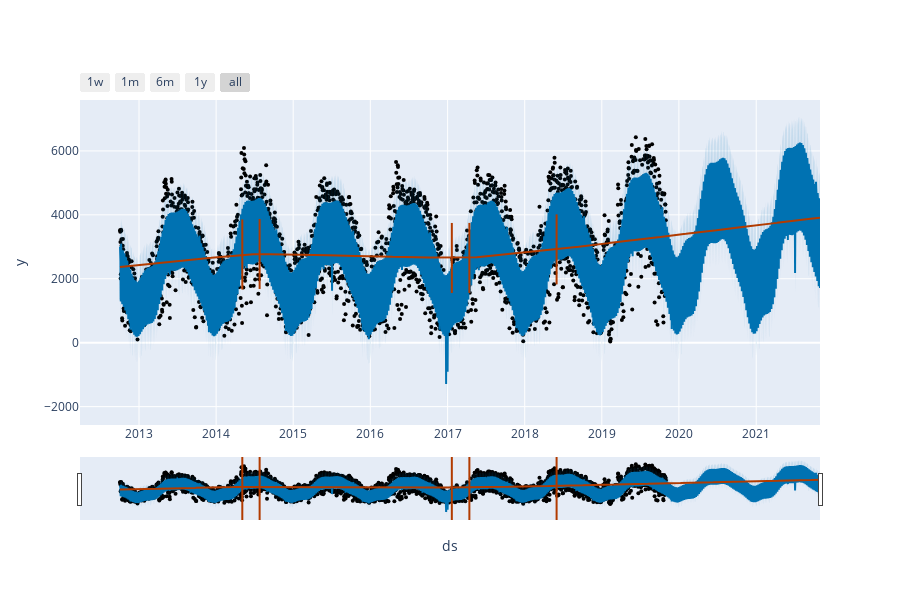

The cell this chart's notebook holds for it:
### Code cell
fig = plot_plotly(model, forecast, trend = True, changepoints = True)
py.iplot(fig)

### Figure 1 — Plotly figure (JSON) as saved in the notebook; plotly's stock layout.template omitted (floating-point values rounded to 4 significant figures; data arrays with more than 128 entries replaced by an {"elided": "..."} marker saying what was removed)
{"data": [{"marker": {"color": "black", "size": 4}, "mode": "markers", "name": "Actual", "type": "scatter", "x": {"elided": "2585 str values"}, "y": {"elided": "2585 int values"}}, {"hoverinfo": "skip", "line": {"width": 0}, "mode": "lines", "type": "scatter", "x": {"elided": "3315 str values"}, "y": {"elided": "3315 float values"}}, {"fill": "tonexty", "fillcolor": "rgba(0, 114, 178, 0.2)", "line": {"color": "#0072B2", "width": 2}, "mode": "lines", "name": "Predicted", "type": "scatter", "x": {"elided": "3315 str values"}, "y": {"elided": "3315 float values"}}, {"fill": "tonexty", "fillcolor": "rgba(0, 114, 178, 0.2)", "hoverinfo": "skip", "line": {"width": 0}, "mode": "lines", "type": "scatter", "x": {"elided": "3315 str values"}, "y": {"elided": "3315 float values"}}, {"line": {"color": "#B23B00", "width": 2}, "mode": "lines", "name": "Trend", "type": "scatter", "x": {"elided": "3315 str values"}, "y": {"elided": "3315 float values"}}, {"hoverinfo": "skip", "marker": {"color": "#B23B00", "line": {"width": 2}, "size": 50, "symbol": "line-ns-open"}, "mode": "markers", "type": "scatter", "x": ["2014-05-05T00:00:00", "2014-07-26T00:00:00", "2017-01-21T00:00:00", "2017-04-14T00:00:00", "2018-06-01T00:00:00"], "y": [2761.0, 2776.0, 2651.0, 2653.0, 2920.0]}], "layout": {"height": 600, "showlegend": false, "width": 900, "xaxis": {"rangeselector": {"buttons": [{"count": 7, "label": "1w", "step": "day", "stepmode": "backward"}, {"count": 1, "label": "1m", "step": "month", "stepmode": "backward"}, {"count": 6, "label": "6m", "step": "month", "stepmode": "backward"}, {"count": 1, "label": "1y", "step": "year", "stepmode": "backward"}, {"step": "all"}]}, "rangeslider": {"visible": true}, "title": {"text": "ds"}, "type": "date"}, "yaxis": {"title": {"text": "y"}}}}
